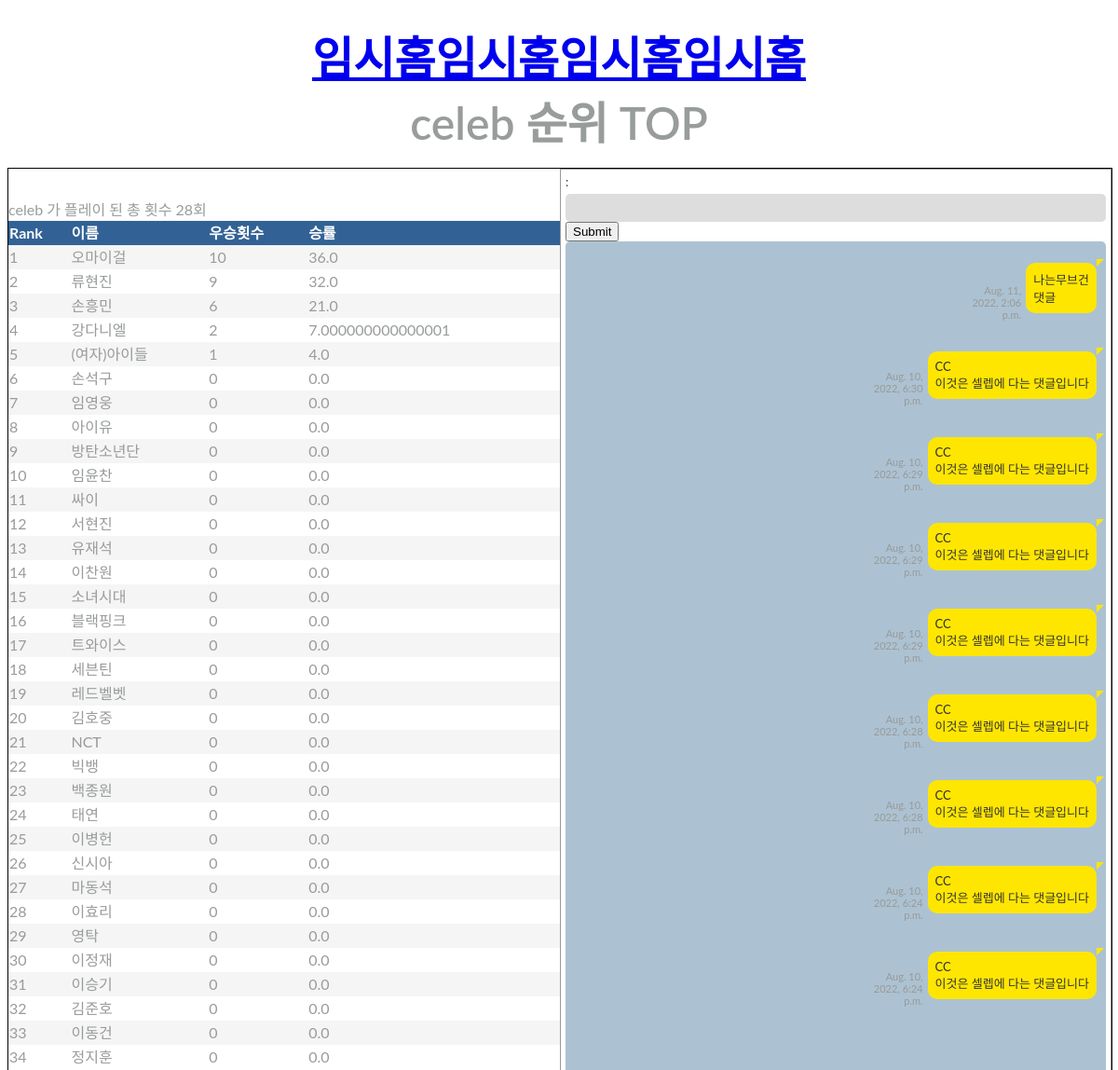
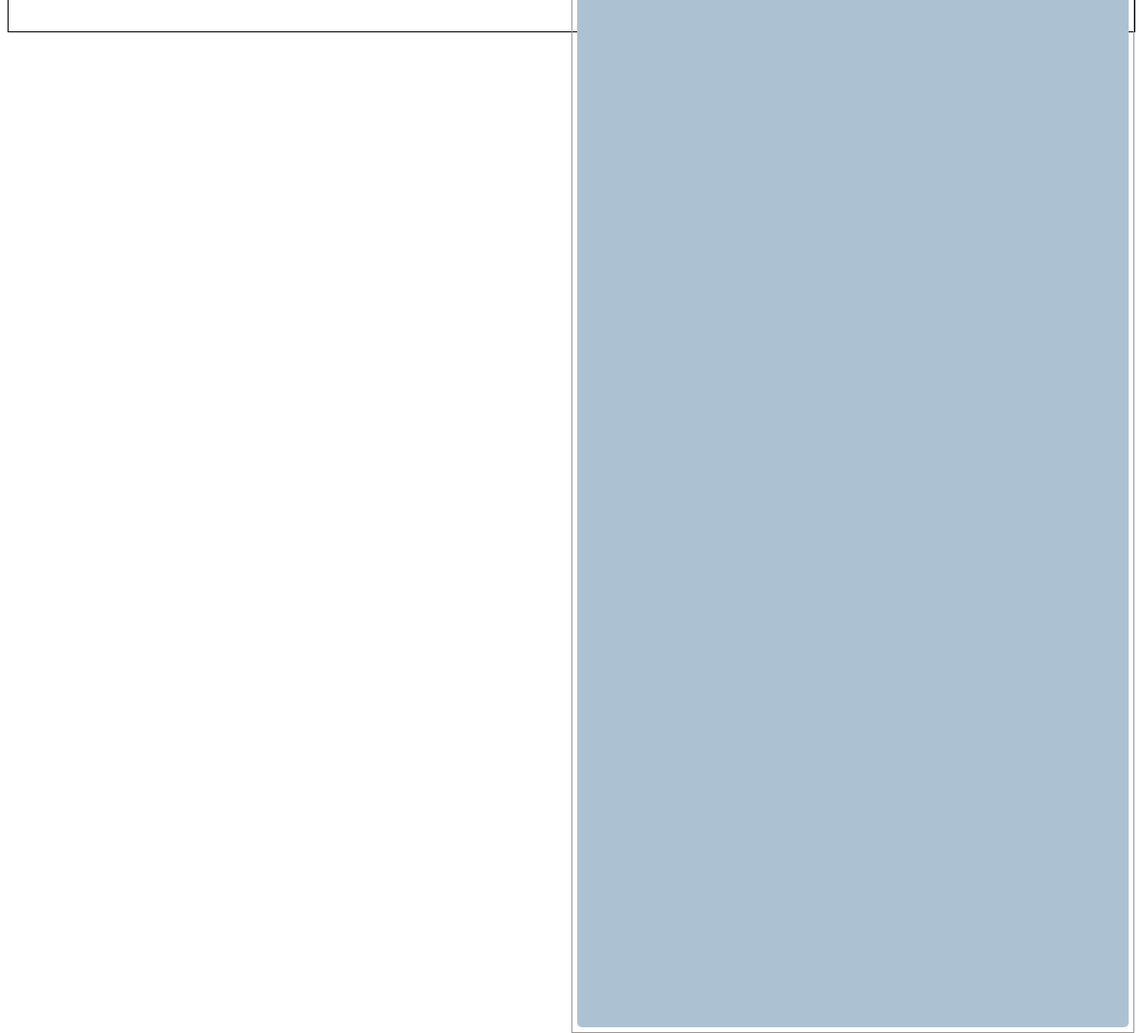
The app's page /ranking/celeb with its own data (2 pictures, top to bottom).
### world_cupapp/models.py (models this page shows, shortened)
class All_url(models.Model):
    theme = models.CharField(max_length=200)
    name = models.CharField(max_length=200)
    url = models.TextField()
    win_num = models.PositiveIntegerField(default=0)

class Comment_test(models.Model):
    comment_num = models.BigAutoField(primary_key=True)
    username = models.CharField(max_length=200)
    theme = models.CharField(max_length=200)
    comment = models.TextField()
    hit_num = models.PositiveIntegerField(default=0)
    date = models.DateTimeField(auto_now=True)

### world_cupapp/views.py (the view)
# urls.py: path('ranking/<str:selected_theme>', views.ranking, name='ranking'),
def ranking(request,selected_theme):
    comment_objects = Comment_test.objects.filter(theme=selected_theme).order_by('-date')
    if request.method == 'POST':
        if "comment" in request.POST:
            new_comment = request.POST['comment']
            if len(new_comment)==0:pass
            else:
                username = request.session['login_ok_user']
                Comment_test(username=username,theme=selected_theme,comment=new_comment).save()
        elif "comment_order_num" in request.POST:
            comment_order_num=request.POST['comment_order_num']
            selected_comment_object=Comment_test.objects.get(comment_num=comment_order_num)
            Comment_test.update_hit_num(selected_comment_object)
        elif "lately" in request.POST:
            comment_objects = Comment_test.objects.filter(theme=selected_theme).order_by('date')
        elif "popular" in request.POST:
            comment_objects = Comment_test.objects.filter(theme=selected_theme).order_by('-hit_num')
        elif "unpopular" in request.POST:
            comment_objects = Comment_test.objects.filter(theme=selected_theme).order_by('hit_num')
    else:pass
    template = loader.get_template('ranking.html')
    list_ranking_objects = All_url.objects.all().filter(theme=selected_theme).order_by('-win_num')
    list_object = All_url.objects.filter(theme=selected_theme).values('theme').annotate(total_play=Sum('win_num'))
    theme_total_play = list_object[0]['total_play']
    win_rates=[]
    for x in list_ranking_objects:
        try:
            win_rates.append(round(x.win_num/theme_total_play,2)*100)
        except ZeroDivisionError:
            win_rates.append(0)
    context = {
        'zipped_list_ranking_objects' : zip(list_ranking_objects, win_rates),
        'selected_theme' : selected_theme,
        'theme_total_play' :theme_total_play,
        'comment_objects':comment_objects,
    }
    return HttpResponse(template.render(context, request))

### world_cupapp/templates/ranking.html (shortened to what this page needs)
<!DOCTYPE html>
<html>
    <head>
        <link rel="stylesheet" href="https://cdnjs.cloudflare.com/ajax/libs/meyer-reset/2.0/reset.min.css"/>
        {% load static %}
        <link href="{% static 'css/ranking.css' %}" rel="stylesheet" />
    </head>
<body>
    <div class="container">
        <header>
            <h1><a href="/home">임시홈임시홈임시홈임시홈</a></h1>
            <h1>{{selected_theme}} 순위 TOP</h1>
        </header>
    </div>
    <div class="two_wrap">
        <div class="wrapper">
            {{selected_theme}} 가 플레이 된 총 횟수 {{theme_total_play}}회
            <table>
                <thead>
                    <tr>
                        <th>Rank</th>
                        <th>이름</th>
                        <th>우승횟수</th>
                        <th>승률</th>
                    </tr>
                </thead>
                <tbody>
                    {% for object, rate in zipped_list_ranking_objects  %}
                    <tr>
                        <td class="rank">{{forloop.counter}}</td>
                        <td class="team">{{object.name}}</td>
                        <td class="points">{{object.win_num}}</td>
                        <td class="up-down">{{rate}}</td>
                     </tr>
                    {% endfor %}
                </tbody>
            </table>
        </div>
        <div class="chat_wrap">
            <form action="/ranking/{{selected_theme}}" method="post">
                {{request.session.login_ok_user}} :
                <input name='comment' type='text' /><input type='submit'>
            </form>
            <div class="inner">
                {% for comment_object in comment_objects %}
                <div class="item mymsg on">
                    <div class="box">
                        <p class="msg">{{comment_object.username}}<br>
                            {{comment_object.comment}}</p>
                        <span class="time">{{comment_object.date}}</span>
                    </div>
                </div>
                {% endfor %}
            </div>
        </div>
    </div>
</body>
</html>

### world_cupapp/static/css/ranking.css (style rules this page uses)
body { font-family: 'Lato', Arial, sans-serif; color: #989c9b; }
.container > header { margin: 0 auto; padding: 1em; text-align: center; }
.container > header h1 { font-weight: 600; font-size: 3em; margin: 0; }
.wrapper { line-height: 1.5em; margin: 0 auto; padding: 2em 0 3em; width: 90%; max-width: 2000px; overflow: hidden; }
table { border-collapse: collapse; width: 100%; background: #fff; }
th { background-color: #326295; font-weight: bold; color: #fff; white-space: nowrap; }
td, th { text-align: left; }
tbody tr:nth-child(2n-1) { background-color: #f5f5f5; transition: all .125s ease-in-out; }
td.rank { text-transform: capitalize; }

### records on screen
All_url: name "오마이걸", win_num "10", rate "36.0"
All_url: name "류현진", win_num "9", rate "32.0"
All_url: name "손흥민", win_num "6", rate "21.0"
All_url: name "강다니엘", win_num "2", rate "7.000000000000001"
All_url: name "(여자)아이들", win_num "1", rate "4.0"
All_url: name "손석구", win_num "0", rate "0.0"
All_url: name "임영웅", win_num "0", rate "0.0"
All_url: name "아이유", win_num "0", rate "0.0"
All_url: name "방탄소년단", win_num "0", rate "0.0"
All_url: name "임윤찬", win_num "0", rate "0.0"
All_url: name "싸이", win_num "0", rate "0.0"
All_url: name "서현진", win_num "0", rate "0.0"
All_url: name "유재석", win_num "0", rate "0.0"
All_url: name "이찬원", win_num "0", rate "0.0"
All_url: name "소녀시대", win_num "0", rate "0.0"
All_url: name "블랙핑크", win_num "0", rate "0.0"
All_url: name "트와이스", win_num "0", rate "0.0"
All_url: name "세븐틴", win_num "0", rate "0.0"
All_url: name "레드벨벳", win_num "0", rate "0.0"
All_url: name "김호중", win_num "0", rate "0.0"
All_url: name "NCT", win_num "0", rate "0.0"
All_url: name "빅뱅", win_num "0", rate "0.0"
All_url: name "백종원", win_num "0", rate "0.0"
All_url: name "태연", win_num "0", rate "0.0"
All_url: name "이병헌", win_num "0", rate "0.0"
All_url: name "신시아", win_num "0", rate "0.0"
All_url: name "마동석", win_num "0", rate "0.0"
All_url: name "이효리", win_num "0", rate "0.0"
All_url: name "영탁", win_num "0", rate "0.0"
All_url: name "이정재", win_num "0", rate "0.0"
All_url: name "이승기", win_num "0", rate "0.0"
All_url: name "김준호", win_num "0", rate "0.0"
All_url: name "이동건", win_num "0", rate "0.0"
All_url: name "정지훈", win_num "0", rate "0.0"
Comment_test: username "나는무브건", comment "댓글", date "Aug. 11, 2022, 2:06 p.m."
Comment_test: username "CC", comment "이것은 셀렙에 다는 댓글입니다", date "Aug. 10, 2022, 6:30 p.m."
Comment_test: username "CC", comment "이것은 셀렙에 다는 댓글입니다", date "Aug. 10, 2022, 6:29 p.m."
Comment_test: username "CC", comment "이것은 셀렙에 다는 댓글입니다", date "Aug. 10, 2022, 6:29 p.m."
Comment_test: username "CC", comment "이것은 셀렙에 다는 댓글입니다", date "Aug. 10, 2022, 6:29 p.m."
Comment_test: username "CC", comment "이것은 셀렙에 다는 댓글입니다", date "Aug. 10, 2022, 6:28 p.m."
Comment_test: username "CC", comment "이것은 셀렙에 다는 댓글입니다", date "Aug. 10, 2022, 6:28 p.m."
Comment_test: username "CC", comment "이것은 셀렙에 다는 댓글입니다", date "Aug. 10, 2022, 6:24 p.m."
Comment_test: username "CC", comment "이것은 셀렙에 다는 댓글입니다", date "Aug. 10, 2022, 6:24 p.m."

### other values on screen
{{ selected_theme }} "celeb"
{{ theme_total_play }} "28"
